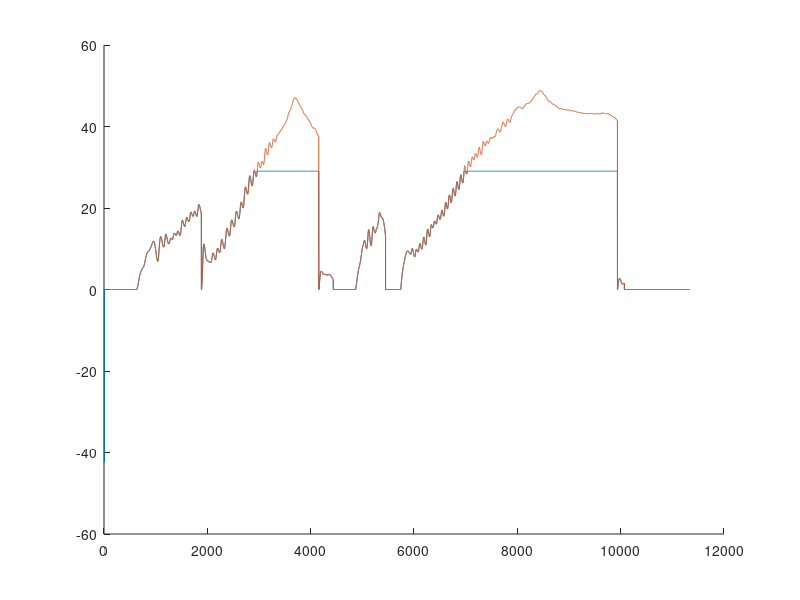
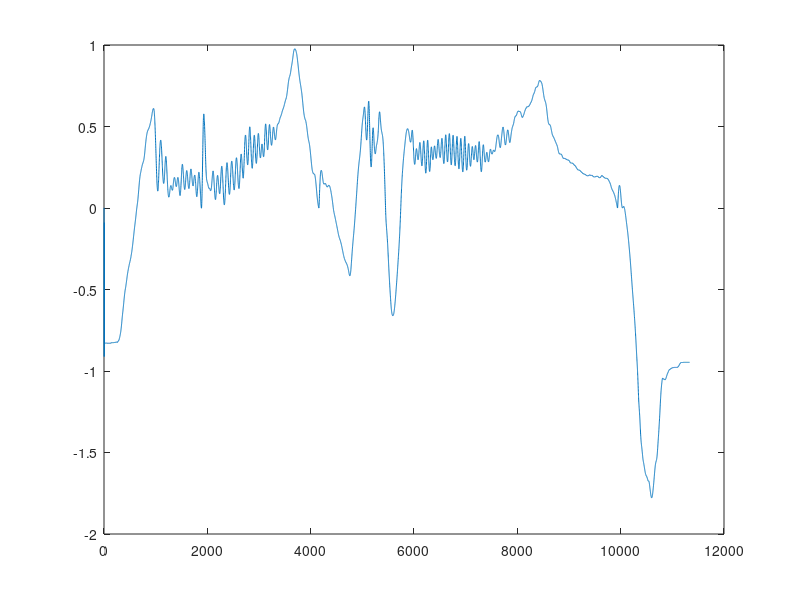
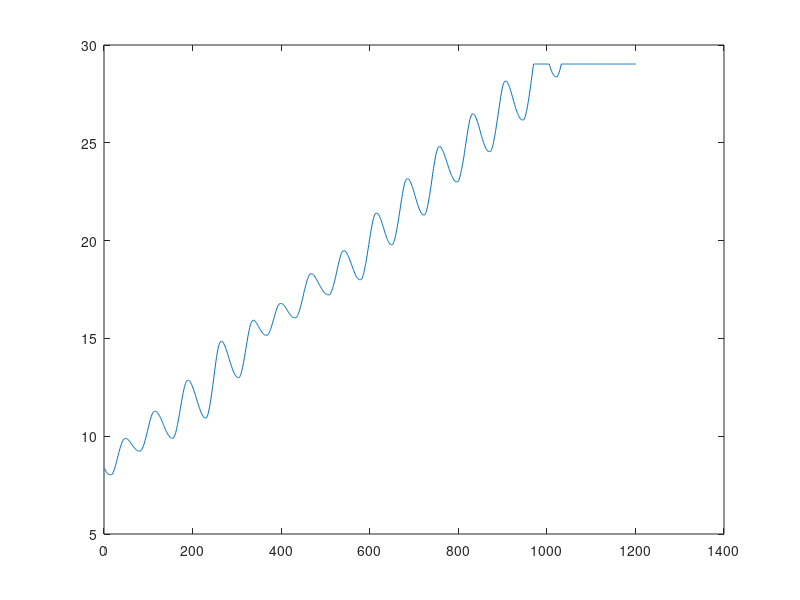
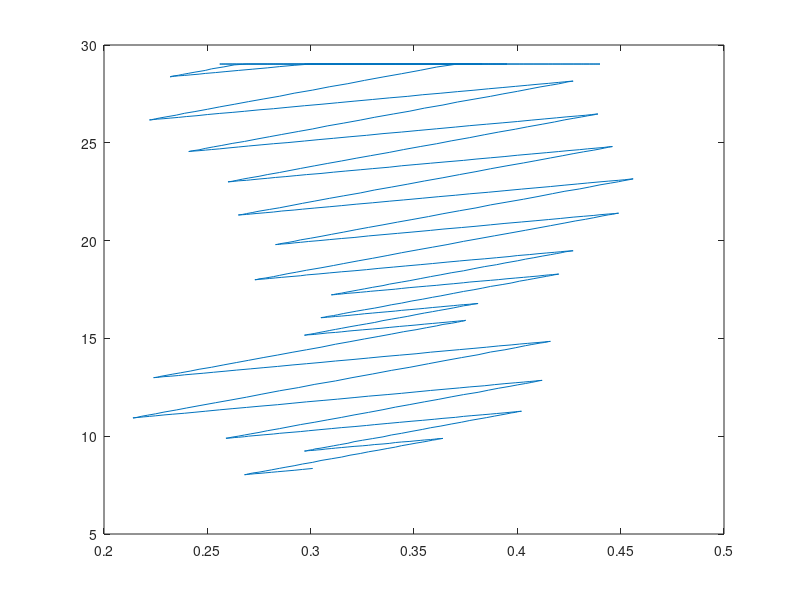

MATLAB code to generate these figures, in order:
% SSI data processing

%% load data
SSI_data = load("SSI_test2.txt"); % Kv = 1 A/rad, alpha = 1*Kv, beta = 0.5*Kv
noSSI_data = load("noSSI_test2.txt"); % Ke = 1000 A/rad

%% scale data
SSI_data(:,1) = SSI_data(:,1)/1000; 
noSSI_data(:,1) = noSSI_data(:,1)/1000;

Imax = 1.5; % A
kt = 19.4; % in mNm/A
SSI_data(:,2) = ((SSI_data(:,2)-5000)/4000)*Imax*kt; % commanded T in mNm
noSSI_data(:,2) = ((noSSI_data(:,2)-5000)/4000)*Imax*kt;
SSI_data(:,4:5) = SSI_data(:,4:5)*(kt/1000); % SSI and VE T in mNm
noSSI_data(:,4:5) = noSSI_data(:,4:5)*(kt/1000);

%% plots for SSI

figure; hold on;% force for entire trial
plot(SSI_data(:,2)); % acutal force (limited by actuator)
plot(SSI_data(:,4)); % desired force
hold off;

figure; % position for entire trial
plot(SSI_data(:,1));

force_sec = SSI_data(6000:7200,2);
disp_sec = SSI_data(6000:7200,1);

figure; % section of force
plot(force_sec);

figure; % disp vs force
plot(disp_sec,force_sec);

figure; % rendered stiffness vs time
plot(force_sec./disp_sec);

%% plots for no_SSI

figure; % force for entire trial
plot(noSSI_data(:,2));

figure; % position for entire trial
plot(noSSI_data(:,1));

% force_sec2 = noSSI_data(3700:4100,2);
% disp_sec2 = noSSI_data(3700:4100,1);
% 
% figure; % section of force
% plot(force_sec2);
% 
% figure; % disp vs force
% plot(disp_sec2,force_sec2);
% 
% figure; % rendered stiffness vs time
% plot(force_sec2./disp_sec2);



